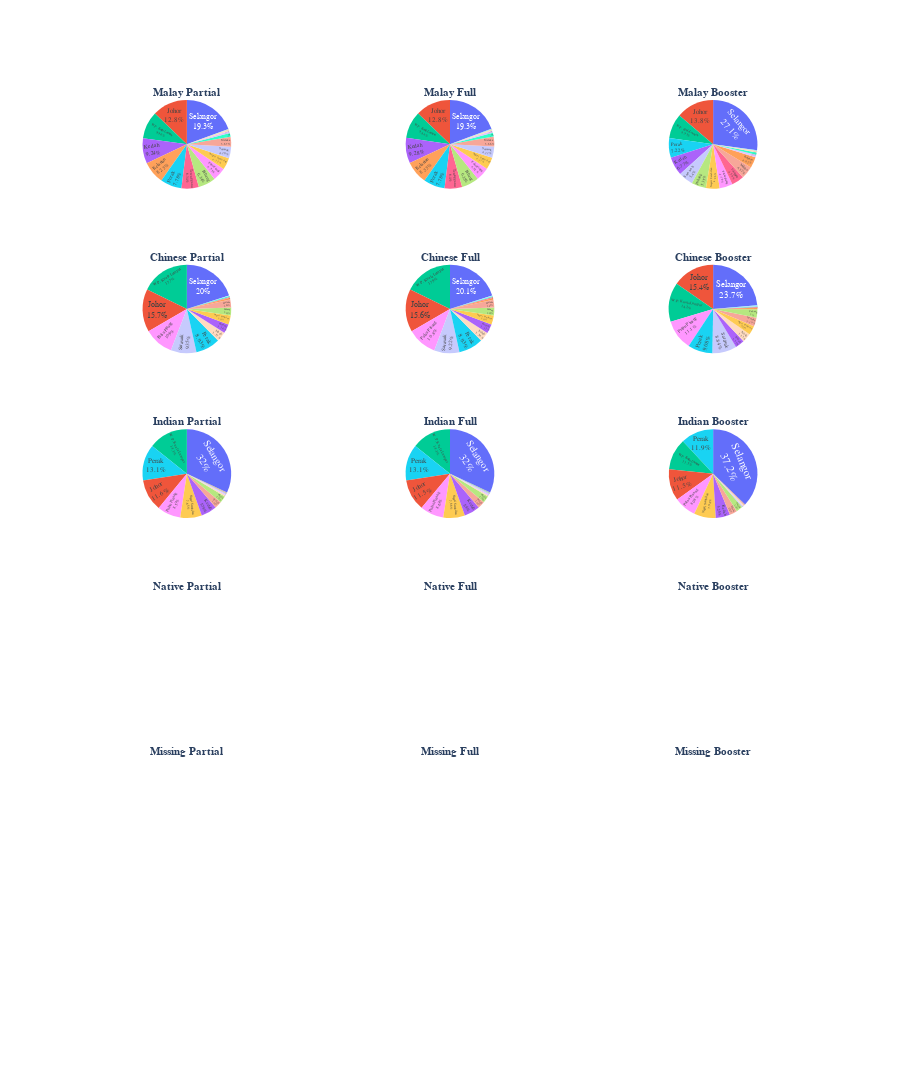

Here is the notebook cell this chart was saved with:
### Code cell
fig = make_subplots(rows=6, cols=3, specs=[[{"type": "domain"},{"type": "domain"},{"type": "domain"}],
                                           [{"type": "domain"},{"type": "domain"},{"type": "domain"}],
                                           [{"type": "domain"},{"type": "domain"},{"type": "domain"}],
                                           [{"type": "domain"},{"type": "domain"},{"type": "domain"}],
                                           [{"type": "domain"},{"type": "domain"},{"type": "domain"}],
                                           [{"type": "domain"},{"type": "domain"},{"type": "domain"}]],
                    horizontal_spacing = 0.02, vertical_spacing = 0.15,
                    
subplot_titles=('<b>Malay Partial</b>','<b>Malay Full</b>','<b>Malay Booster</b>',
                '<b>Chinese Partial</b>','<b>Chinese Full</b>','<b>Chinese Booster</b>',
                '<b>Indian Partial</b>','<b>Indian Full</b>','<b>Indian Booster</b>',
                '<b>Native Partial</b>','<b>Native Full</b>','<b>Native Booster</b>',
                '<b>Missing Partial</b>','<b>Missing Full</b>','<b>Missing Booster</b>'))
#Graph 1
fig.add_trace(go.Pie(values=df_malay['partial_malay'],labels=df_malay['state'],
                    textinfo='label+percent'),row=1, col=1)
#Graph 2
fig.add_trace(go.Pie(values=df_malay['full_malay'],labels=df_malay['state'],
                    textinfo='label+percent'),row=1, col=2)
#Graph 3
fig.add_trace(go.Pie(values=df_malay['booster_malay'],labels=df_malay['state'],
                    textinfo='label+percent'),row=1, col=3)
#Graph 4
fig.add_trace(go.Pie(values=df_chinese['partial_chinese'],labels=df_chinese['state'],
                    textinfo='label+percent'),row=2, col=1)
#Graph 5
fig.add_trace(go.Pie(values=df_chinese['full_chinese'],labels=df_chinese['state'],
                    textinfo='label+percent'),row=2, col=2)
#Graph 6
fig.add_trace(go.Pie(values=df_chinese['booster_chinese'],labels=df_chinese['state'],
                    textinfo='label+percent'),row=2, col=3)
#Graph 7
fig.add_trace(go.Pie(values=df_indian['partial_indian'],labels=df_indian['state'],
                    textinfo='label+percent'),row=3, col=1)
#Graph 8
fig.add_trace(go.Pie(values=df_indian['full_indian'],labels=df_indian['state'],
                    textinfo='label+percent'),row=3, col=2)
#Graph 9
fig.add_trace(go.Pie(values=df_indian['booster_indian'],labels=df_indian['state'],
                    textinfo='label+percent'),row=3, col=3)

#Update Fonts & Size
fig.update_annotations(font=dict(family="Helvetica", size=11))
fig.update_layout(font=dict(family="Helvetica", size=11))
fig.update_layout(height=5000,showlegend=False)
fig.update_traces(textposition='inside', textinfo='percent+label')
#fig.update_layout(height=100,title_text='Malaysia Vaccination By Demography', title_x=0.5)

#Plotting the graph
fig.show()

### Figure 1 — Plotly figure (JSON) as saved in the notebook; plotly's stock layout.template omitted (floating-point values rounded to 4 significant figures)
{"data": [{"domain": {"x": [0, 0.2889], "y": [0.9028, 1.0]}, "labels": ["Johor", "Kedah", "Kelantan", "Melaka", "Negeri Sembilan", "Pahang", "Perak", "Perlis", "Pulau Pinang", "Sabah", "Sarawak", "Selangor", "Terengganu", "W.P. Kuala Lumpur", "W.P. Labuan", "W.P. Putrajaya"], "textinfo": "percent+label", "textposition": "inside", "type": "pie", "values": [1746213, 1258067, 1120722, 499764, 592188, 863301, 1060233, 180289, 660691, 78466, 569941, 2633495, 864068, 1356393, 25146, 111616]}, {"domain": {"x": [0.3556, 0.6444], "y": [0.9028, 1.0]}, "labels": ["Johor", "Kedah", "Kelantan", "Melaka", "Negeri Sembilan", "Pahang", "Perak", "Perlis", "Pulau Pinang", "Sabah", "Sarawak", "Selangor", "Terengganu", "W.P. Kuala Lumpur", "W.P. Labuan", "W.P. Putrajaya"], "textinfo": "percent+label", "textposition": "inside", "type": "pie", "values": [1674712, 1214180, 1089390, 478531, 571364, 830912, 1017818, 175719, 643642, 74563, 538188, 2519026, 837349, 1287635, 23560, 105722]}, {"domain": {"x": [0.7111, 1], "y": [0.9028, 1.0]}, "labels": ["Johor", "Kedah", "Kelantan", "Melaka", "Negeri Sembilan", "Pahang", "Perak", "Perlis", "Pulau Pinang", "Sabah", "Sarawak", "Selangor", "Terengganu", "W.P. Kuala Lumpur", "W.P. Labuan", "W.P. Putrajaya"], "textinfo": "percent+label", "textposition": "inside", "type": "pie", "values": [934815, 459389, 272872, 306894, 336440, 363141, 490317, 58628, 324567, 42712, 366322, 1838909, 311072, 606201, 14906, 62074]}, {"domain": {"x": [0, 0.2889], "y": [0.7222, 0.8194]}, "labels": ["Johor", "Kedah", "Kelantan", "Melaka", "Negeri Sembilan", "Pahang", "Perak", "Perlis", "Pulau Pinang", "Sabah", "Sarawak", "Selangor", "Terengganu", "W.P. Kuala Lumpur", "W.P. Labuan", "W.P. Putrajaya"], "textinfo": "percent+label", "textposition": "inside", "type": "pie", "values": [900152, 193161, 36949, 162855, 190251, 167198, 512668, 17696, 617577, 205195, 536617, 1150442, 18983, 1016750, 8402, 6545]}, {"domain": {"x": [0.3556, 0.6444], "y": [0.7222, 0.8194]}, "labels": ["Johor", "Kedah", "Kelantan", "Melaka", "Negeri Sembilan", "Pahang", "Perak", "Perlis", "Pulau Pinang", "Sabah", "Sarawak", "Selangor", "Terengganu", "W.P. Kuala Lumpur", "W.P. Labuan", "W.P. Putrajaya"], "textinfo": "percent+label", "textposition": "inside", "type": "pie", "values": [881898, 188968, 36061, 160532, 187738, 164989, 503764, 17410, 610843, 201096, 519931, 1132854, 18537, 1002337, 8160, 6491]}, {"domain": {"x": [0.7111, 1], "y": [0.7222, 0.8194]}, "labels": ["Johor", "Kedah", "Kelantan", "Melaka", "Negeri Sembilan", "Pahang", "Perak", "Perlis", "Pulau Pinang", "Sabah", "Sarawak", "Selangor", "Terengganu", "W.P. Kuala Lumpur", "W.P. Labuan", "W.P. Putrajaya"], "textinfo": "percent+label", "textposition": "inside", "type": "pie", "values": [689438, 150781, 24618, 143030, 149069, 134614, 407027, 10403, 498109, 149283, 396135, 1061310, 13896, 637301, 6159, 9460]}, {"domain": {"x": [0, 0.2889], "y": [0.5417, 0.6389]}, "labels": ["Johor", "Kedah", "Kelantan", "Melaka", "Negeri Sembilan", "Pahang", "Perak", "Perlis", "Pulau Pinang", "Sabah", "Sarawak", "Selangor", "Terengganu", "W.P. Kuala Lumpur", "W.P. Labuan", "W.P. Putrajaya"], "textinfo": "percent+label", "textposition": "inside", "type": "pie", "values": [180996, 90152, 2931, 40245, 122387, 39990, 204528, 1915, 133494, 7490, 5588, 498082, 1363, 222792, 756, 5780]}, {"domain": {"x": [0.3556, 0.6444], "y": [0.5417, 0.6389]}, "labels": ["Johor", "Kedah", "Kelantan", "Melaka", "Negeri Sembilan", "Pahang", "Perak", "Perlis", "Pulau Pinang", "Sabah", "Sarawak", "Selangor", "Terengganu", "W.P. Kuala Lumpur", "W.P. Labuan", "W.P. Putrajaya"], "textinfo": "percent+label", "textposition": "inside", "type": "pie", "values": [173907, 87635, 2731, 38972, 119184, 38635, 198574, 1863, 130435, 7271, 5291, 483618, 1310, 216256, 700, 5639]}, {"domain": {"x": [0.7111, 1], "y": [0.5417, 0.6389]}, "labels": ["Johor", "Kedah", "Kelantan", "Melaka", "Negeri Sembilan", "Pahang", "Perak", "Perlis", "Pulau Pinang", "Sabah", "Sarawak", "Selangor", "Terengganu", "W.P. Kuala Lumpur", "W.P. Labuan", "W.P. Putrajaya"], "textinfo": "percent+label", "textposition": "inside", "type": "pie", "values": [114101, 51994, 1640, 27587, 78784, 23992, 118487, 962, 80202, 4060, 4100, 369156, 947, 114381, 405, 2044]}], "layout": {"annotations": [{"font": {"family": "Helvetica", "size": 11}, "showarrow": false, "text": "<b>Malay Partial</b>", "x": 0.1444, "xanchor": "center", "xref": "paper", "y": 1.0, "yanchor": "bottom", "yref": "paper"}, {"font": {"family": "Helvetica", "size": 11}, "showarrow": false, "text": "<b>Malay Full</b>", "x": 0.5, "xanchor": "center", "xref": "paper", "y": 1.0, "yanchor": "bottom", "yref": "paper"}, {"font": {"family": "Helvetica", "size": 11}, "showarrow": false, "text": "<b>Malay Booster</b>", "x": 0.8556, "xanchor": "center", "xref": "paper", "y": 1.0, "yanchor": "bottom", "yref": "paper"}, {"font": {"family": "Helvetica", "size": 11}, "showarrow": false, "text": "<b>Chinese Partial</b>", "x": 0.1444, "xanchor": "center", "xref": "paper", "y": 0.8194, "yanchor": "bottom", "yref": "paper"}, {"font": {"family": "Helvetica", "size": 11}, "showarrow": false, "text": "<b>Chinese Full</b>", "x": 0.5, "xanchor": "center", "xref": "paper", "y": 0.8194, "yanchor": "bottom", "yref": "paper"}, {"font": {"family": "Helvetica", "size": 11}, "showarrow": false, "text": "<b>Chinese Booster</b>", "x": 0.8556, "xanchor": "center", "xref": "paper", "y": 0.8194, "yanchor": "bottom", "yref": "paper"}, {"font": {"family": "Helvetica", "size": 11}, "showarrow": false, "text": "<b>Indian Partial</b>", "x": 0.1444, "xanchor": "center", "xref": "paper", "y": 0.6389, "yanchor": "bottom", "yref": "paper"}, {"font": {"family": "Helvetica", "size": 11}, "showarrow": false, "text": "<b>Indian Full</b>", "x": 0.5, "xanchor": "center", "xref": "paper", "y": 0.6389, "yanchor": "bottom", "yref": "paper"}, {"font": {"family": "Helvetica", "size": 11}, "showarrow": false, "text": "<b>Indian Booster</b>", "x": 0.8556, "xanchor": "center", "xref": "paper", "y": 0.6389, "yanchor": "bottom", "yref": "paper"}, {"font": {"family": "Helvetica", "size": 11}, "showarrow": false, "text": "<b>Native Partial</b>", "x": 0.1444, "xanchor": "center", "xref": "paper", "y": 0.4583, "yanchor": "bottom", "yref": "paper"}, {"font": {"family": "Helvetica", "size": 11}, "showarrow": false, "text": "<b>Native Full</b>", "x": 0.5, "xanchor": "center", "xref": "paper", "y": 0.4583, "yanchor": "bottom", "yref": "paper"}, {"font": {"family": "Helvetica", "size": 11}, "showarrow": false, "text": "<b>Native Booster</b>", "x": 0.8556, "xanchor": "center", "xref": "paper", "y": 0.4583, "yanchor": "bottom", "yref": "paper"}, {"font": {"family": "Helvetica", "size": 11}, "showarrow": false, "text": "<b>Missing Partial</b>", "x": 0.1444, "xanchor": "center", "xref": "paper", "y": 0.2778, "yanchor": "bottom", "yref": "paper"}, {"font": {"family": "Helvetica", "size": 11}, "showarrow": false, "text": "<b>Missing Full</b>", "x": 0.5, "xanchor": "center", "xref": "paper", "y": 0.2778, "yanchor": "bottom", "yref": "paper"}, {"font": {"family": "Helvetica", "size": 11}, "showarrow": false, "text": "<b>Missing Booster</b>", "x": 0.8556, "xanchor": "center", "xref": "paper", "y": 0.2778, "yanchor": "bottom", "yref": "paper"}], "font": {"family": "Helvetica", "size": 11}, "height": 5000, "showlegend": false}}
